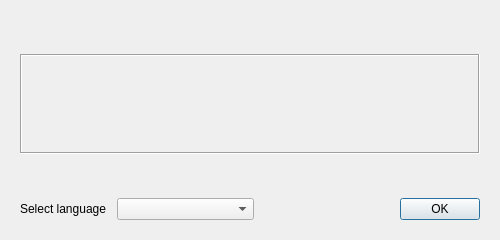
<?xml version="1.0" encoding="UTF-8"?>
<ui version="4.0">
 <class>MnemonicDialog</class>
 <widget class="QDialog" name="MnemonicDialog">
  <property name="geometry">
   <rect>
    <x>0</x>
    <y>0</y>
    <width>500</width>
    <height>240</height>
   </rect>
  </property>
  <property name="sizePolicy">
   <sizepolicy hsizetype="Preferred" vsizetype="Preferred">
    <horstretch>0</horstretch>
    <verstretch>0</verstretch>
   </sizepolicy>
  </property>
  <property name="minimumSize">
   <size>
    <width>500</width>
    <height>200</height>
   </size>
  </property>
  <property name="maximumSize">
   <size>
    <width>500</width>
    <height>300</height>
   </size>
  </property>
  <property name="windowTitle">
   <string/>
  </property>
  <layout class="QVBoxLayout" name="verticalLayout">
   <property name="spacing">
    <number>10</number>
   </property>
   <property name="leftMargin">
    <number>20</number>
   </property>
   <property name="topMargin">
    <number>20</number>
   </property>
   <property name="rightMargin">
    <number>20</number>
   </property>
   <property name="bottomMargin">
    <number>20</number>
   </property>
   <item>
    <widget class="WalletGui::WalletSmallGrayTextLabel" name="m_descriptionLabel">
     <property name="text">
      <string/>
     </property>
     <property name="wordWrap">
      <bool>true</bool>
     </property>
    </widget>
   </item>
   <item>
    <spacer name="verticalSpacer_2">
     <property name="orientation">
      <enum>Qt::Vertical</enum>
     </property>
     <property name="sizeType">
      <enum>QSizePolicy::Minimum</enum>
     </property>
     <property name="sizeHint" stdset="0">
      <size>
       <width>20</width>
       <height>10</height>
      </size>
     </property>
    </spacer>
   </item>
   <item>
    <widget class="WalletGui::WalletExtraNormalBlackTextLabel" name="m_textLabel">
     <property name="sizePolicy">
      <sizepolicy hsizetype="Preferred" vsizetype="Preferred">
       <horstretch>0</horstretch>
       <verstretch>0</verstretch>
      </sizepolicy>
     </property>
     <property name="minimumSize">
      <size>
       <width>0</width>
       <height>100</height>
      </size>
     </property>
     <property name="frameShape">
      <enum>QFrame::Box</enum>
     </property>
     <property name="frameShadow">
      <enum>QFrame::Sunken</enum>
     </property>
     <property name="text">
      <string/>
     </property>
     <property name="wordWrap">
      <bool>true</bool>
     </property>
     <property name="textInteractionFlags">
      <set>Qt::LinksAccessibleByMouse|Qt::TextSelectableByKeyboard|Qt::TextSelectableByMouse</set>
     </property>
    </widget>
   </item>
   <item>
    <spacer name="verticalSpacer_3">
     <property name="orientation">
      <enum>Qt::Vertical</enum>
     </property>
     <property name="sizeType">
      <enum>QSizePolicy::MinimumExpanding</enum>
     </property>
     <property name="sizeHint" stdset="0">
      <size>
       <width>20</width>
       <height>5</height>
      </size>
     </property>
    </spacer>
   </item>
   <item>
    <layout class="QHBoxLayout" name="horizontalLayout">
     <item>
      <widget class="QLabel" name="m_languageLabel">
       <property name="text">
        <string>Select language</string>
       </property>
      </widget>
     </item>
     <item>
      <widget class="QComboBox" name="m_languageCombo">
       <property name="sizePolicy">
        <sizepolicy hsizetype="Expanding" vsizetype="Fixed">
         <horstretch>0</horstretch>
         <verstretch>0</verstretch>
        </sizepolicy>
       </property>
      </widget>
     </item>
     <item>
      <spacer name="horizontalSpacer">
       <property name="orientation">
        <enum>Qt::Horizontal</enum>
       </property>
       <property name="sizeHint" stdset="0">
        <size>
         <width>40</width>
         <height>20</height>
        </size>
       </property>
      </spacer>
     </item>
     <item>
      <widget class="WalletGui::WalletOkButton" name="m_okButton">
       <property name="text">
        <string>OK</string>
       </property>
      </widget>
     </item>
    </layout>
   </item>
  </layout>
 </widget>
 <customwidgets>
  <customwidget>
   <class>WalletGui::WalletSmallGrayTextLabel</class>
   <extends>QLabel</extends>
   <header>Gui/Common/WalletTextLabel.h</header>
  </customwidget>
  <customwidget>
   <class>WalletGui::WalletOkButton</class>
   <extends>QPushButton</extends>
   <header>Gui/Common/WalletOkButton.h</header>
  </customwidget>
  <customwidget>
   <class>WalletGui::WalletExtraNormalBlackTextLabel</class>
   <extends>QLabel</extends>
   <header>Gui/Common/WalletTextLabel.h</header>
  </customwidget>
 </customwidgets>
 <resources/>
 <connections>
  <connection>
   <sender>m_okButton</sender>
   <signal>clicked()</signal>
   <receiver>MnemonicDialog</receiver>
   <slot>accept()</slot>
   <hints>
    <hint type="sourcelabel">
     <x>373</x>
     <y>87</y>
    </hint>
    <hint type="destinationlabel">
     <x>240</x>
     <y>57</y>
    </hint>
   </hints>
  </connection>
  <connection>
   <sender>m_languageCombo</sender>
   <signal>currentIndexChanged(QString)</signal>
   <receiver>MnemonicDialog</receiver>
   <slot>languageChanged()</slot>
   <hints>
    <hint type="sourcelabel">
     <x>126</x>
     <y>170</y>
    </hint>
    <hint type="destinationlabel">
     <x>240</x>
     <y>119</y>
    </hint>
   </hints>
  </connection>
 </connections>
</ui>
